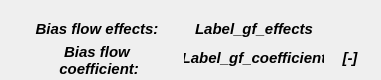
   <widget class="QWidget" name="gridLayoutWidget_6">
    <property name="geometry">
     <rect>
      <x>10</x>
      <y>390</y>
      <width>381</width>
      <height>80</height>
     </rect>
    </property>
    <layout class="QGridLayout" name="gridLayout_6">
     <property name="sizeConstraint">
      <enum>QLayout::SetNoConstraint</enum>
     </property>
     <property name="verticalSpacing">
      <number>0</number>
     </property>
     <item row="0" column="2">
      <layout class="QVBoxLayout" name="verticalLayout_19">
       <property name="sizeConstraint">
        <enum>QLayout::SetDefaultConstraint</enum>
       </property>
       <item>
        <widget class="QLabel" name="label_22">
         <property name="sizePolicy">
          <sizepolicy hsizetype="Preferred" vsizetype="Preferred">
           <horstretch>0</horstretch>
           <verstretch>0</verstretch>
          </sizepolicy>
         </property>
         <property name="minimumSize">
          <size>
           <width>40</width>
           <height>35</height>
          </size>
         </property>
         <property name="maximumSize">
          <size>
           <width>40</width>
           <height>35</height>
          </size>
         </property>
         <property name="font">
          <font>
           <family>Arial</family>
           <pointsize>11</pointsize>
           <weight>75</weight>
           <italic>true</italic>
           <bold>true</bold>
          </font>
         </property>
         <property name="text">
          <string/>
         </property>
         <property name="alignment">
          <set>Qt::AlignCenter</set>
         </property>
        </widget>
       </item>
       <item>
        <widget class="QLabel" name="label_28">
         <property name="sizePolicy">
          <sizepolicy hsizetype="Preferred" vsizetype="Preferred">
           <horstretch>0</horstretch>
           <verstretch>0</verstretch>
          </sizepolicy>
         </property>
         <property name="minimumSize">
          <size>
           <width>40</width>
           <height>35</height>
          </size>
         </property>
         <property name="maximumSize">
          <size>
           <width>40</width>
           <height>35</height>
          </size>
         </property>
         <property name="font">
          <font>
           <family>Arial</family>
           <pointsize>11</pointsize>
           <weight>75</weight>
           <italic>true</italic>
           <bold>true</bold>
          </font>
         </property>
         <property name="text">
          <string>[-]</string>
         </property>
         <property name="alignment">
          <set>Qt::AlignCenter</set>
         </property>
        </widget>
       </item>
      </layout>
     </item>
     <item row="0" column="0">
      <layout class="QVBoxLayout" name="verticalLayout_18" stretch="0,0">
       <property name="spacing">
        <number>6</number>
       </property>
       <property name="sizeConstraint">
        <enum>QLayout::SetDefaultConstraint</enum>
       </property>
       <property name="leftMargin">
        <number>6</number>
       </property>
       <property name="rightMargin">
        <number>6</number>
       </property>
       <item>
        <widget class="QLabel" name="label_correction_2">
         <property name="sizePolicy">
          <sizepolicy hsizetype="Preferred" vsizetype="Preferred">
           <horstretch>0</horstretch>
           <verstretch>0</verstretch>
          </sizepolicy>
         </property>
         <property name="minimumSize">
          <size>
           <width>160</width>
           <height>35</height>
          </size>
         </property>
         <property name="maximumSize">
          <size>
           <width>160</width>
           <height>35</height>
          </size>
         </property>
         <property name="font">
          <font>
           <family>Arial</family>
           <pointsize>11</pointsize>
           <weight>75</weight>
           <italic>true</italic>
           <bold>true</bold>
          </font>
         </property>
         <property name="text">
          <string>Bias flow effects:</string>
         </property>
         <property name="alignment">
          <set>Qt::AlignCenter</set>
         </property>
        </widget>
       </item>
       <item>
        <widget class="QLabel" name="label_bias">
         <property name="sizePolicy">
          <sizepolicy hsizetype="Preferred" vsizetype="Preferred">
           <horstretch>0</horstretch>
           <verstretch>0</verstretch>
          </sizepolicy>
         </property>
         <property name="minimumSize">
          <size>
           <width>160</width>
           <height>35</height>
          </size>
         </property>
         <property name="maximumSize">
          <size>
           <width>160</width>
           <height>35</height>
          </size>
         </property>
         <property name="font">
          <font>
           <family>Arial</family>
           <pointsize>11</pointsize>
           <weight>75</weight>
           <italic>true</italic>
           <bold>true</bold>
          </font>
         </property>
         <property name="text">
          <string>Bias flow 
 coefficient:</string>
         </property>
         <property name="alignment">
          <set>Qt::AlignCenter</set>
         </property>
        </widget>
       </item>
      </layout>
     </item>
     <item row="0" column="1">
      <layout class="QVBoxLayout" name="verticalLayout_17">
       <property name="sizeConstraint">
        <enum>QLayout::SetNoConstraint</enum>
       </property>
       <item>
        <widget class="QLabel" name="Label_bias_effects">
         <property name="sizePolicy">
          <sizepolicy hsizetype="Preferred" vsizetype="Preferred">
           <horstretch>0</horstretch>
           <verstretch>0</verstretch>
          </sizepolicy>
         </property>
         <property name="minimumSize">
          <size>
           <width>140</width>
           <height>35</height>
          </size>
         </property>
         <property name="maximumSize">
          <size>
           <width>140</width>
           <height>35</height>
          </size>
         </property>
         <property name="font">
          <font>
           <family>Arial</family>
           <pointsize>11</pointsize>
           <weight>75</weight>
           <italic>true</italic>
           <bold>true</bold>
          </font>
         </property>
         <property name="text">
          <string>Label_gf_effects</string>
         </property>
         <property name="alignment">
          <set>Qt::AlignCenter</set>
         </property>
        </widget>
       </item>
       <item>
        <widget class="QLabel" name="Label_bias_coefficient">
         <property name="sizePolicy">
          <sizepolicy hsizetype="Preferred" vsizetype="Preferred">
           <horstretch>0</horstretch>
           <verstretch>0</verstretch>
          </sizepolicy>
         </property>
         <property name="minimumSize">
          <size>
           <width>140</width>
           <height>35</height>
          </size>
         </property>
         <property name="maximumSize">
          <size>
           <width>140</width>
           <height>35</height>
          </size>
         </property>
         <property name="font">
          <font>
           <family>Arial</family>
           <pointsize>11</pointsize>
           <weight>75</weight>
           <italic>true</italic>
           <bold>true</bold>
          </font>
         </property>
         <property name="text">
          <string>Label_gf_coefficient</string>
         </property>
         <property name="alignment">
          <set>Qt::AlignCenter</set>
         </property>
        </widget>
       </item>
      </layout>
     </item>
    </layout>
   </widget>
